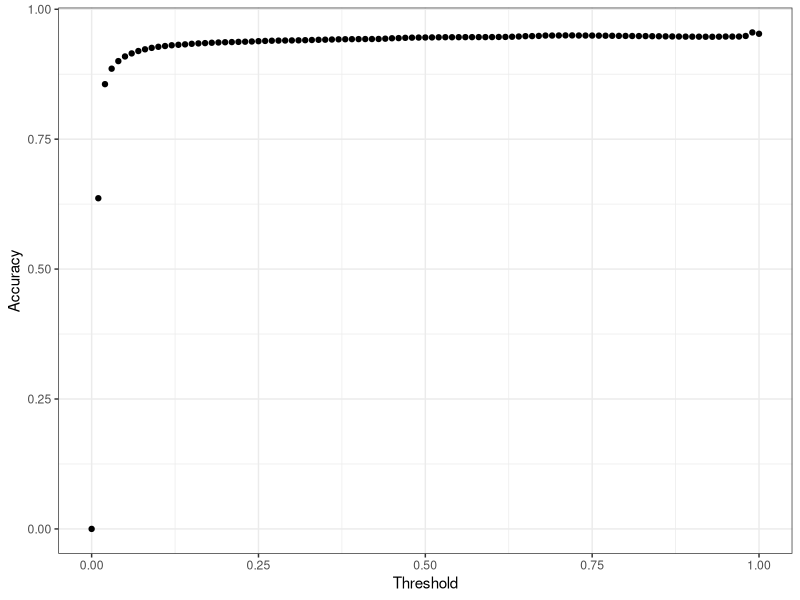
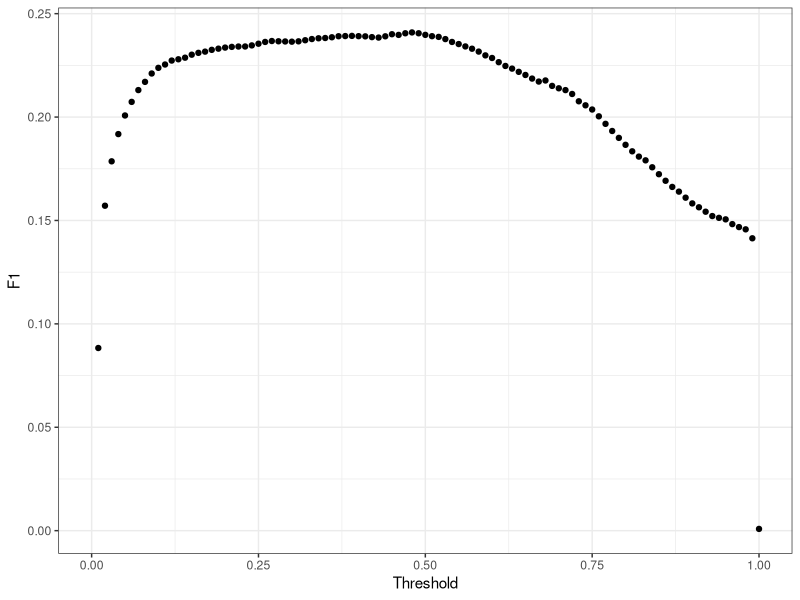
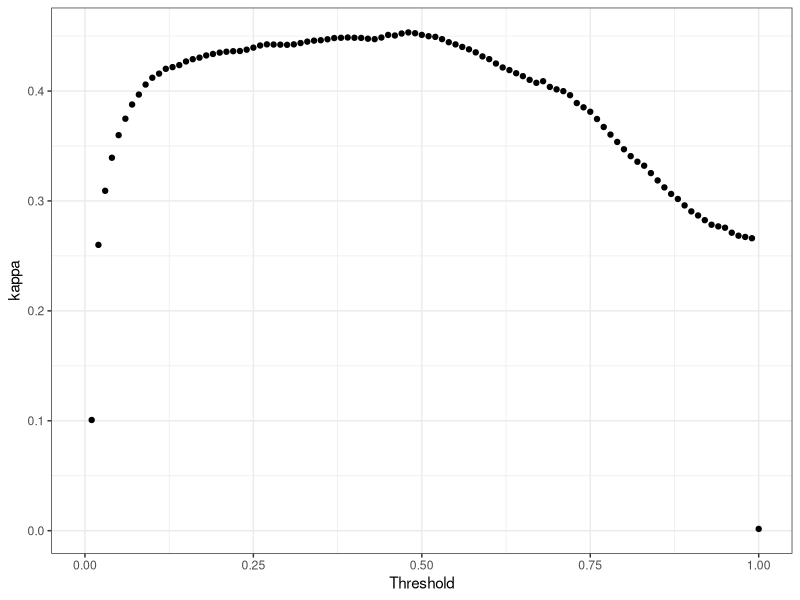
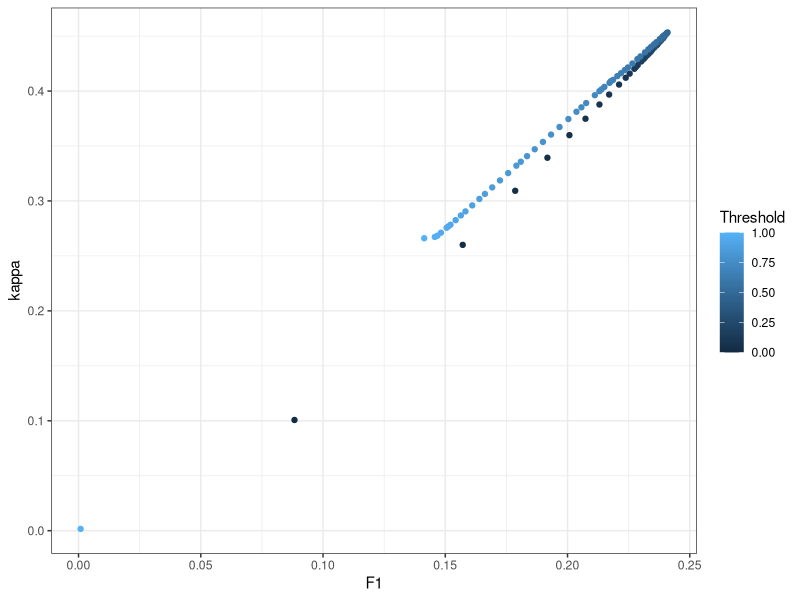
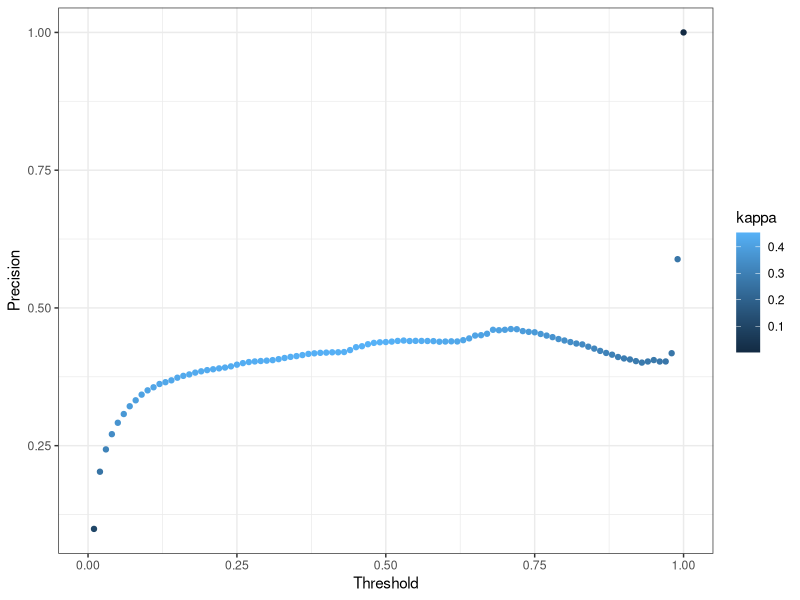
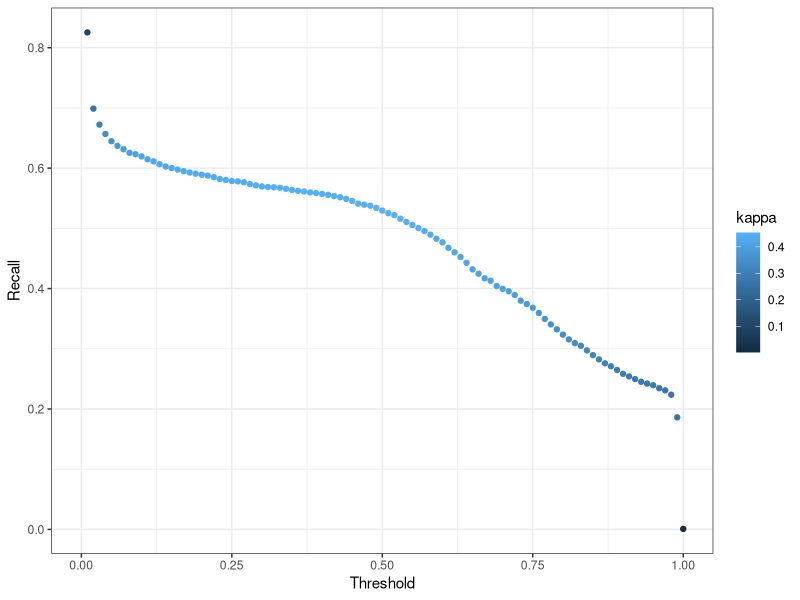
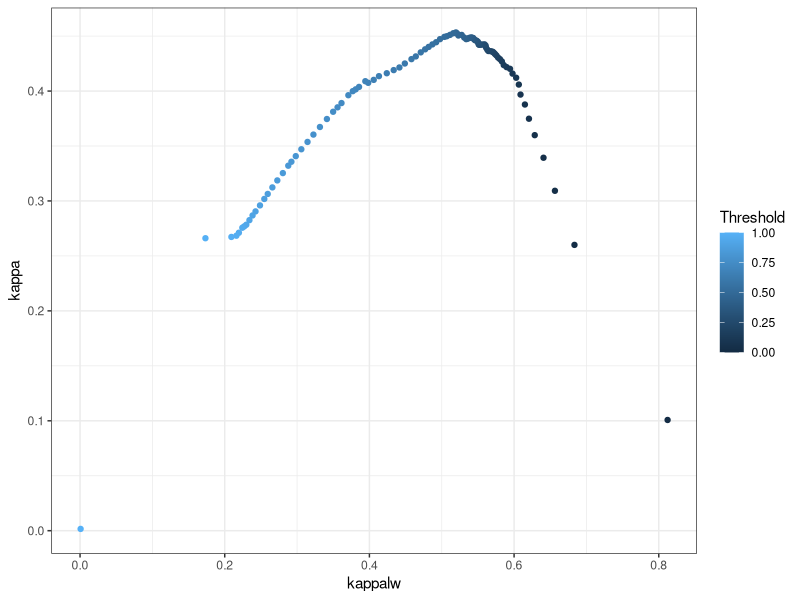
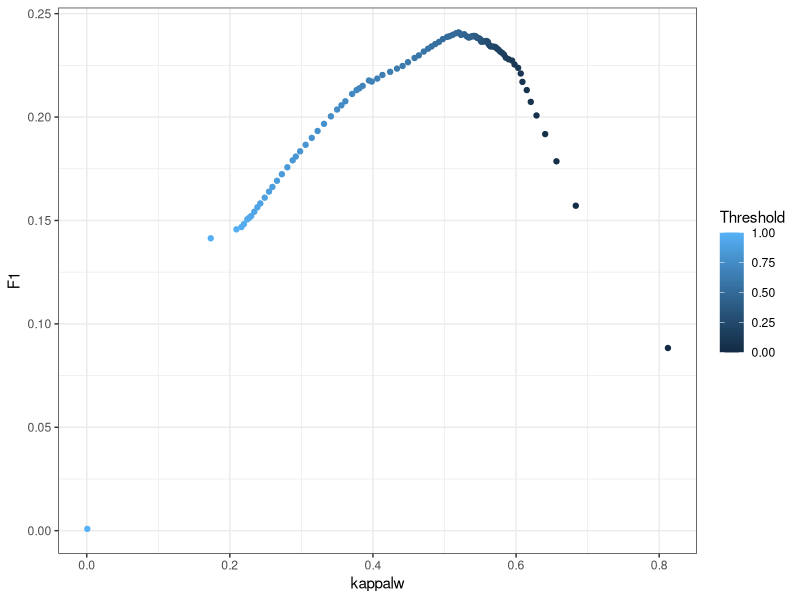

These figures' R source, in order: (Note: this script raises an error after producing the figures.)
## ---- chunk 1
knitr::opts_chunk$set(echo = TRUE)
library(ggplot2)
library(reshape2)
library(data.table)
theme_set(theme_bw())

#Read the data
dataset <- read.csv("ScoredData.csv", header = TRUE)
head(dataset)

## ---- chunk 2
#some simple code to calculate the Kappa
kappa = function(TP, TN, FP, FN)
{
  N = TP+TN+FP+FN
  #Probability observed
  Po = (TP + TN) / N
  #Probability expected
  Pe = (((TN+FP) * (TN+FN)) + ((FN+TP) * (FP + TP))) / (N * N)
  #Kappa
  kappa = (Po - Pe) / (1-Pe)
  kappa
}

scoreTreshold = function(threshold, dataset){
  n = nrow(dataset)
  
  #make the confusion matrix
  index = which(dataset$Scored.Probabilities < threshold)
  FN = as.numeric(length(which(dataset$label[index] == 1)))
  TN = as.numeric(length(which(dataset$label[index] == 0)))
  TP = as.numeric(length(which(dataset$label[-index] == 1)))
  FP = as.numeric(length(which(dataset$label[-index] == 0)))

  #some generic evaluation metrics
  Precision = TP / (TP + FP)
  Recall =  TP / (TP + FN)
  F1 = (Recall * Precision)/(Recall + Precision)
  k = kappa(TP, TN, FP, FN)
  accuracy = (TP + TN)/n
  
  #create a data.frame to export from this function
  out = data.frame(
    Threshold=threshold,N=n, Accuracy = accuracy, TP = TP, TN = TN, FP =  FP, FN = FN,
    Precision = Precision,
    Recall =  Recall,
    F1 = F1,
    kappa = k
  )
  out

}

## ---- chunk 3
# Run the Kappa test for various Thresholds
toTest= seq(from=0, to = 1, by = 0.01)
toTest.res = lapply(toTest, FUN=scoreTreshold, dataset)
toTest.res = rbindlist(toTest.res)

## ---- chunk 4
#plot Threshold vs F1 and Accuracy 
qplot(data = toTest.res, x=Threshold, y=Accuracy,  geom="point")
qplot(data = toTest.res, x=Threshold, y=F1, geom="point")

#plot Threshold vs Kappa
qplot(data = toTest.res, x=Threshold, y=kappa, geom="point")

#compare F1 to Kappa
qplot(data = toTest.res, x=F1, y=kappa, geom="point", colour=Threshold)

#more plots just because we can! 
qplot(data = toTest.res, x=Threshold, y=Precision, colour=kappa, geom="point")
qplot(data = toTest.res, x=Threshold, y=Recall, colour=kappa, geom="point")
  
## ---- chunk 5
#best F1
toTest.res[which.max(toTest.res$F1),]
#best kappa
toTest.res[which.max(toTest.res$kappa),]

## ---- chunk 6

kappalw = function(TP, TN, FP, FN,TPw, TNw, FPw, FNw)
{
  N = TP * TPw +TN * TNw +FP *FPw +FN * FNw
  #Probability observed with weights
  Po = (TP * TPw + TN * TNw) / N
  #Probability expected with weights
  Pe = (((TN * TNw+FP * FPw) * (TN * TNw + FN * FNw)) + ((FN * FNw + TP * TPw) * (FP * FPw + TP * TPw))) / (N * N)
  #Weigthed Kappa
  kappalw = (Po - Pe) / (1-Pe)
  kappalw
  
}


scoreTreshold = function(threshold, dataset){
  n = nrow(dataset)
  
  
  index = which(dataset$Scored.Probabilities < threshold)
  
  FN = as.numeric(length(which(dataset$label[index] == 1)))
  TN = as.numeric(length(which(dataset$label[index] == 0)))
  
  TP = as.numeric(length(which(dataset$label[-index] == 1)))
  FP = as.numeric(length(which(dataset$label[-index] == 0)))
  
  Precision = TP / (TP + FP)
  Recall =  TP / (TP + FN)
  F1 = (Recall * Precision)/(Recall + Precision)
  k = kappa(TP, TN, FP, FN)
  klw = kappalw(TP, TN, FP, FN, 1, 1, 0, 2)
  
  accuracy = (TP + TN)/n
  
  out = data.frame(
    Threshold=threshold,N=n, Accuracy = accuracy, TP = TP, TN = TN, FP =  FP, FN = FN,
    
    Precision = Precision,
    Recall =  Recall,
    F1 = F1,
    kappa = k,
    kappalw = klw
  )
  out

}

#Run the same thresholds but now weighted
toTest.res = lapply(toTest, FUN=scoreTreshold, dataset)
toTest.res = rbindlist(toTest.res)


## ---- chunk 7

qplot(data = toTest.res, x=kappalw, y=kappa, geom="point", colour=Threshold)
qplot(data = toTest.res, x=kappalw, y=F1, geom="point", colour=Threshold)


## ---- chunk 8


scoreTreshold = function(threshold, dataset,TPw, TNw, FPw, FNw){
  n = nrow(dataset)
  
  
  index = which(dataset$Scored.Probabilities < threshold)
  
  FN = as.numeric(length(which(dataset$label[index] == 1)))
  TN = as.numeric(length(which(dataset$label[index] == 0)))
  
  TP = as.numeric(length(which(dataset$label[-index] == 1)))
  FP = as.numeric(length(which(dataset$label[-index] == 0)))
  
  
  Precision = TP / (TP + FP)
  Recall =  TP / (TP + FN)
  F1 = (Recall * Precision)/(Recall + Precision)
  k = kappa(TP, TN, FP, FN)
  klw = kappalw(TP, TN, FP, FN,TPw, TNw, FPw, FNw)
  
  accuracy = (TP + TN)/n
  
  out = data.frame(
    Threshold=threshold,N=n, Accuracy = accuracy, TP = TP, TN = TN, FP =  FP, FN = FN,
    
    Precision = Precision,
    Recall =  Recall,
    F1 = F1,
    kappa = k,
    kappalw = klw
  )
  out

}


#Let's run the different scenarios:
#Run the same thresholds but now weighted
toTest.res = lapply(toTest, FUN=scoreTreshold, dataset, 1 , 1, 1, 1)
toTest.res = rbindlist(toTest.res)
toTest.res$scenario = rep("Scenario1", nrow(toTest.res))
toTest.all = toTest.res

toTest.res = lapply(toTest, FUN=scoreTreshold, dataset, 2 , 1, 1, 2)
toTest.res = rbindlist(toTest.res)
toTest.res$scenario = rep("Scenario2", nrow(toTest.res))
toTest.all = rbind(toTest.all,toTest.res)

toTest.res = lapply(toTest, FUN=scoreTreshold, dataset, 2 , 0.1, 0.1, 2)
toTest.res = rbindlist(toTest.res)
toTest.res$scenario = rep("Scenario3", nrow(toTest.res))
toTest.all = rbind(toTest.all,toTest.res)

toTest.res = lapply(toTest, FUN=scoreTreshold, dataset, 5 ,1, 1, 5)
toTest.res = rbindlist(toTest.res)
toTest.res$scenario = rep("Scenario4", nrow(toTest.res))
toTest.all = rbind(toTest.all,toTest.res)

toTest.res = lapply(toTest, FUN=scoreTreshold, dataset, 2 ,0.1, 1, 4)
toTest.res = rbindlist(toTest.res)
toTest.res$scenario = rep("Scenario5", nrow(toTest.res))
toTest.all = rbind(toTest.all,toTest.res)

toTest.res = lapply(toTest, FUN=scoreTreshold, dataset, 0.1 ,3, 2, 0.1)
toTest.res = rbindlist(toTest.res)
toTest.res$scenario = rep("Scenario6", nrow(toTest.res))  
toTest.all = rbind(toTest.all,toTest.res)  

## ---- chunk 9

# Transpose our wide data.frame into a long data.frame as needed for ggplot2
toTest.long = as.data.frame(toTest.all)[,c(1,12,13)]
toTest.long = melt(toTest.long,id=c("scenario","Threshold"),variable_name="kappalw")

#rename the 4th column to something that makes more sense
colnames(toTest.long)[4] = "KappaLW"

#now plot the various scenarios next to each other
qplot(data=toTest.long, x=Threshold, y=KappaLW, colour=scenario, geom="point")


